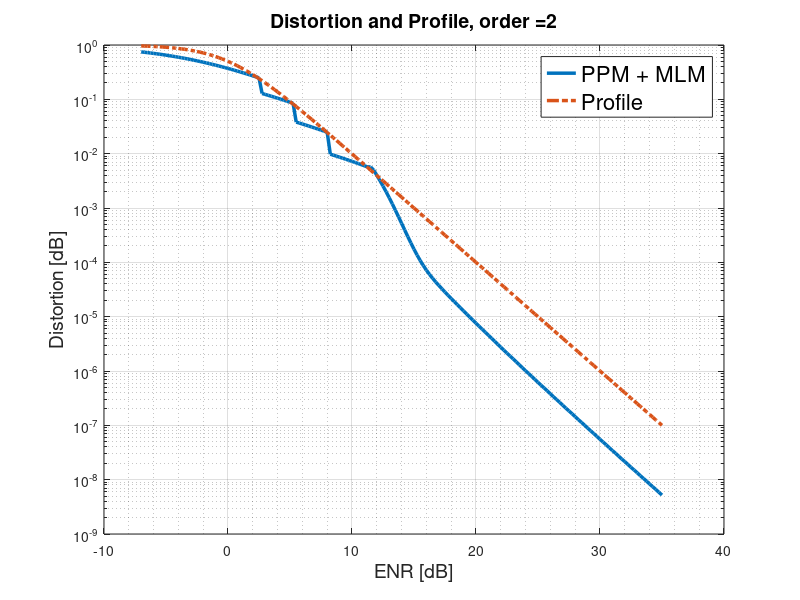

Recreate this plot in MATLAB.
%% Simulation of Successive MLM and Linear transmissions, for the transmissions of an uniform source
%% over a channel with unlimited bandwidth. We optimize the scheme parameters according to the simulated profile

close all; clear all; clc;

profileOrder = 2;
saveResults = 1;

% Init parameters and arrays structures
SNR = -7:0.25:35;  % 8              % Direct channel SNR
snrLin = 10.^(SNR/10);
profile = 1./(1 + (snrLin).^profileOrder);

% profile = 1./(1 + (snrLin/snrLin(1)).^profileOrder);

maxStages = 20; % number of PPM levels

%% Modulo parameters:

% Delta = 0.85; alpha = 0.535;
% M = 5;
% energyAlloc = ones(1,M + 1) .* Delta .* exp(-(0:1:(M)) * alpha);

Delta = 0.85; alpha = 0.5;
M = 4;
energyAlloc = ones(1,M + 1) .* Delta .* exp(-(0:1:(M)) * alpha);
disp(strcat('Total Energy = ',num2str(sum(energyAlloc))))
%% Simulation parameters

D_PPM_Anal = zeros(length(SNR),1);
SDR_tot = ones(length(SNR),1);
totalEnergy = ones(length(SNR),1);
currNumOfLevels = 1;
% currE = zeros(1,currNumOfLevels);currE(1) = 1;

etaLinear = 1;

for i=1:length(SNR)
    
    prevNumOfLevels = currNumOfLevels;
    if ((currNumOfLevels <= M))
        if i>4
            if ((D_PPM_Anal(i - 1) > profile(i - 1)))
                currNumOfLevels = prevNumOfLevels + 1;
            end
        end
    end
    
    if prevNumOfLevels ~= currNumOfLevels
        startDist = D_PPM_Anal(i - 1);
        startENR = 2*energyAlloc(currNumOfLevels)*snrLin(i);
        
        if currNumOfLevels > M
            % calculate optimal ppm beta and generate ppm pulse
            beta = 0.85;
            EN0_Start = energyAlloc(currNumOfLevels)*snrLin(i);
            D_S = ((13/8) + 2 * (sqrt(2*beta*EN0_Start) - 1)*exp(-EN0_Start * (1 - 1/sqrt(2*beta*EN0_Start))^2)) / ((sqrt(beta*EN0_Start) - 1/sqrt(2))^4) ...
                + exp(-beta*EN0_Start)/beta^2;
            D_L = 2*beta*sqrt(EN0_Start)*exp(-EN0_Start/2) * (1 + 3*sqrt(2*pi/EN0_Start) + 12*exp(-1)/(beta*sqrt(EN0_Start)) ...
                + 8*exp(-1)/(sqrt(8*pi)*beta) + sqrt(8/(pi*EN0_Start)) + 12^(3/2) * exp(-3/2) /(beta*sqrt(32*pi*EN0_Start)));
            startSDR = 1 /(D_S + D_L);
            startSDR = max(startSDR,1);
        end
    end
    
    if currNumOfLevels == 1
        D_PPM_Anal(i) = 1/(1 + 2*energyAlloc(1)*snrLin(i));
    else
        
        if currNumOfLevels > M
            % substitute PPM SDR Upper bound for current ENR
            EN0 = energyAlloc(2)*snrLin(i);
            D_S = ((13/8) + 2 * (sqrt(2*beta*EN0) - 1)*exp(-EN0 * (1 - 1/sqrt(2*beta*EN0))^2)) / ((sqrt(beta*EN0) - 1/sqrt(2))^4) ...
                + exp(-beta*EN0)/beta^2;
            D_L = 2*beta*sqrt(EN0)*exp(-EN0/2) * (1 + 3*sqrt(2*pi/EN0) + 12*exp(-1)/(beta*sqrt(EN0)) ...
                + 8*exp(-1)/(sqrt(8*pi)*beta) + sqrt(8/(pi*EN0)) + 12^(3/2) * exp(-3/2) /(beta*sqrt(32*pi*EN0)));
            SDR_PPM = 1 /(D_S + D_L);
            if SDR_PPM < 1
                SDR_PPM = 1;
            end
            %             D_PPM_Anal(i) = (startDist/(1 + SDR_PPM)) ...
            %                 * 1/(startSDR/(1 + startSDR) + (startDist/D_PPM_Anal(i-1)) * 1/(1 + SDR_PPM));
            
            %             D_PPM_Anal(i) = (startDist/SDR_PPM) ...
            %                         * 1/(1 + (startDist/D_PPM_Anal(i-1)) * (1/SDR_PPM));
            
            D_PPM_Anal(i) = (startDist/SDR_PPM);
            
            SDR_tot(i) = SDR_PPM;
        else
            
            D_PPM_Anal(i) = ((1 + startENR)/startENR) * (startDist/(1 + 2*energyAlloc(currNumOfLevels)*snrLin(i)));
        end
    end
    totalEnergy(i) = sum(energyAlloc(1:currNumOfLevels));
    
    if mod(i,5) == 0
        disp(strcat('Finished SNR = ',num2str(SNR(i))));
    end
end

if saveResults
    save(strcat('PpmInfDim_Anal_Profile',num2str(profileOrder)),'D_PPM_Anal','SNR','totalEnergy');
end

figure;
semilogy(SNR,D_PPM_Anal,'LineWidth',2.5); hold on;
semilogy(SNR,profile,'-.','LineWidth',2.5);
xlabel('ENR [dB]','FontSize',14); ylabel('Distortion [dB]','FontSize',14);
lgd = legend({'PPM + MLM','Profile'},'FontSize',16,'TextColor','Black');
grid on; grid minor;
title(strcat('Distortion and Profile, order = ',num2str(profileOrder)),'FontSize',14);


bypassAnalytical = 1;
%% Analytical calculation:

if ~bypassAnalytical
    Delta = 0.01:0.01:10;
    alpha = 0.01:0.01:10;
    [DeltaGrid,alphaGrid] = meshgrid(Delta,alpha);
    M = 1:1:5;
    optVal = zeros(size(M));
    beta = 0.6;
    
    for i=1:length(M)
        
        % Energy of first M - 1 layers
        if M(i) == 1
            E1 = exp(alphaGrid)./Delta;
        else
            E1 = exp(alphaGrid)./Delta + 0.5*Delta.*(exp(2*alphaGrid) - 1).*(1 + sqrt(1 + 4*exp(3*alphaGrid)./((1 - exp(2*alphaGrid)).^2))).*...
                exp(-2*alphaGrid).*(1 - exp(-alphaGrid*(M(i) - 1)))./(1 - exp(-1*alphaGrid));
        end
        
        % find the energy of the last layer
        N_M = DeltaGrid.*exp(-alphaGrid * M(i));
        E_M = zeros(size(N_M));
        for idx1 = 1:size(N_M,1)
            for idx2 = 1:size(N_M,2)
                Nvec = ((1/100):(1/100):100)*N_M(idx1,idx2);
                profile = (1./(1 + (1./Nvec).^2));
                EN0 = 1./Nvec;
                
                D_S = ((13/8) + 2 * (sqrt(2*beta*EN0) - 1).*exp(-EN0 .* (1 - 1./sqrt(2*beta*EN0)).^2)) ./ ((sqrt(beta*EN0) - 1/sqrt(2)).^4) ...
                    + exp(-beta*EN0)/beta^2;
                D_L = 2*beta*sqrt(EN0).*exp(-EN0/2) .* (1 + 3*sqrt(2*pi./EN0) + 12*exp(-1)./(beta*sqrt(EN0)) ...
                    + 8*exp(-1)/(sqrt(8*pi)*beta) + sqrt(8./(pi*EN0)) + 12^(3/2) * exp(-3/2)./(beta*sqrt(32*pi*EN0)));
                SDR_PPM = 1 ./(D_S + D_L);
                
                [minVal,minIdx] = min(profile - ((1./(1 + (1./N_M(idx1,idx2)).^2)))./SDR_PPM);
                
                if minVal > 0
                    E_M(idx1,idx2) = 1/Nvec(minIdx);
                else
                    E_M(idx1,idx2) = 1e4;
                end
            end
        end
        optVal(i) = min(min(E1 + E_M));
    end
end